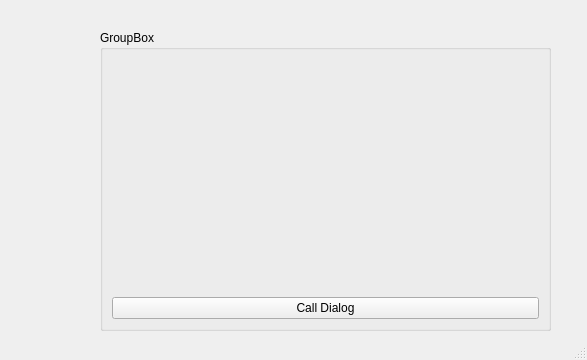
<?xml version="1.0" encoding="UTF-8"?>
<ui version="4.0">
 <class>MainWindow</class>
 <widget class="QMainWindow" name="MainWindow">
  <property name="geometry">
   <rect>
    <x>0</x>
    <y>0</y>
    <width>587</width>
    <height>360</height>
   </rect>
  </property>
  <property name="windowTitle">
   <string>MainWindow</string>
  </property>
  <widget class="QWidget" name="centralwidget">
   <widget class="QGroupBox" name="groupBox">
    <property name="geometry">
     <rect>
      <x>100</x>
      <y>30</y>
      <width>451</width>
      <height>301</height>
     </rect>
    </property>
    <property name="title">
     <string>GroupBox</string>
    </property>
    <layout class="QVBoxLayout" name="verticalLayout">
     <item>
      <widget class="QLabel" name="label">
       <property name="text">
        <string>&lt;html&gt;&lt;head/&gt;&lt;body&gt;&lt;p align=&quot;center&quot;&gt;&lt;br/&gt;&lt;/p&gt;&lt;/body&gt;&lt;/html&gt;</string>
       </property>
      </widget>
     </item>
     <item>
      <widget class="QPushButton" name="pushButton_2">
       <property name="text">
        <string>Call Dialog</string>
       </property>
      </widget>
     </item>
    </layout>
   </widget>
  </widget>
  <widget class="QMenuBar" name="menubar">
   <property name="geometry">
    <rect>
     <x>0</x>
     <y>0</y>
     <width>587</width>
     <height>21</height>
    </rect>
   </property>
  </widget>
  <widget class="QStatusBar" name="statusbar"/>
 </widget>
 <resources/>
 <connections/>
</ui>
